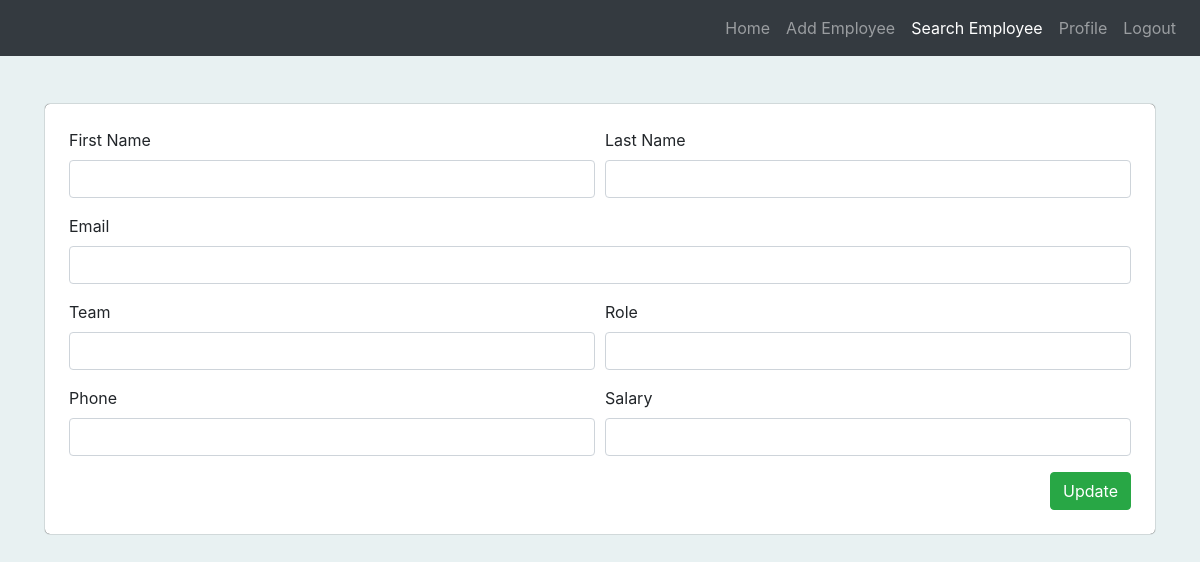
/search/employee/Ausername/edit (signed in), run on an earlier commit of the app's database.
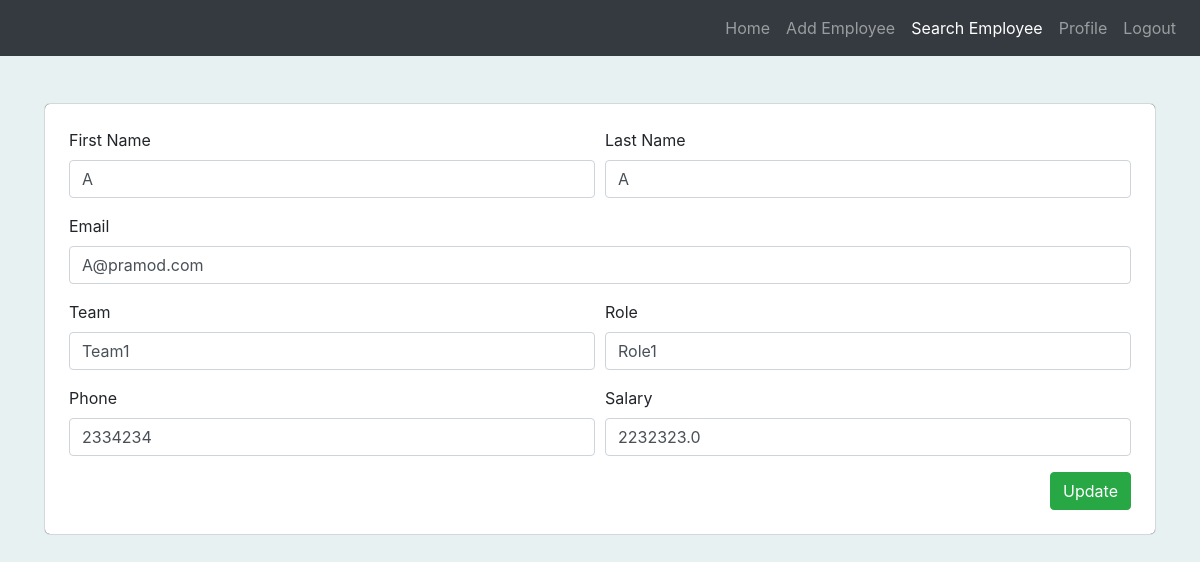
And on a later commit of the database.
### users/models.py (models this page shows, shortened)
class Employee(models.Model):
    user = models.OneToOneField(User, on_delete=models.CASCADE)
    hr_admin = models.ForeignKey(Admin, on_delete=models.CASCADE)       # no need of this field
    is_hr_admin = models.BooleanField(default=False)
    role = models.CharField(max_length=30)
    team = models.CharField(max_length=30)
    salary = models.FloatField()
    phone = models.CharField(max_length=30)

### users/views.py (the view, shortened to what this page needs)
# urls.py: path('search/employee/<slug:username>/edit',edit_employee_details, name='users_employee_edit_page'),
@login_required(login_url='/login')
@user_passes_test(is_admin, login_url='/login')
def edit_employee_details(request, username):
    obj = Employee.objects.filter(user__username=username).first()
    return render(request, 'users/employee_edit_detail.html', {'object': obj})

### users/views.py (called while the page is built)
def is_admin(user):
    try:
        a = user.admin
        return True
    except:
        return False

### users/templates/users/employee_edit_detail.html (shortened to what this page needs)
{% extends 'index.html' %}
{% load crispy_forms_tags %}
{% load widget_tweaks %}
{% block main %}
{% include "nav.html" %}
<div class="container">
    <div class="box my-5 p-4">
        <div>
            <form method="post" autocomplete="off">
                <div class="profile">
                    <div class="form-row">
                        <div class="form-group col-md-6">
                            <label for="emp_first_name">First Name</label>
                            <input id="emp_first_name" class="form-control" value="{{object.user.first_name}}" name="first_name">
                        </div>
                        <div class="form-group col-md-6">
                            <label for="emp_last_name">Last Name</label>
                            <input id="emp_last_name" class="form-control" value="{{object.user.last_name}}" name="last_name">
                        </div>
                    </div>
                    <div class="form-row">
                        <div class="form-group col-md-12">
                            <label for="emp_email">Email</label>
                            <input id="emp_email" class="form-control" value="{{object.user.email}}" name="email">
                        </div>
                    </div>
                    <div class="form-row">
                        <div class="form-group col-md-6">
                            <label for="emp_team">Team</label>
                            <input id="emp_team" class="form-control" value="{{object.team}}" name="team">
                        </div>
                        <div class="form-group col-md-6">
                            <label for="emp_role">Role</label>
                            <input id="emp_role" class="form-control" value="{{object.role}}" name="role">
                        </div>
                    </div>
                    <div class="form-row">
                        <div class="form-group col-md-6">
                            <label for="emp_phone">Phone</label>
                            <input id="emp_phone" class="form-control" value="{{object.phone}}" name="phone">
                        </div>
                        <div class="form-group col-md-6">
                            <label for="emp_salary">Salary</label>
                            <input id="emp_salary" class="form-control" value="{{object.salary}}" name="salary">
                        </div>
                    </div>
                    <div class="d-flex justify-content-end">
                        <button type="submit" class="btn btn-success">Update</button>
                    </div>
                </div>
            </form>
        </div>
    </div>
</div>
{% endblock %}

What changed in the data, as far as the page shows it:
added Employee: first_name "A", last_name "A", email "A@pramod.com", team "Team1", role "Role1", phone "2334234", salary "2232323.0"
